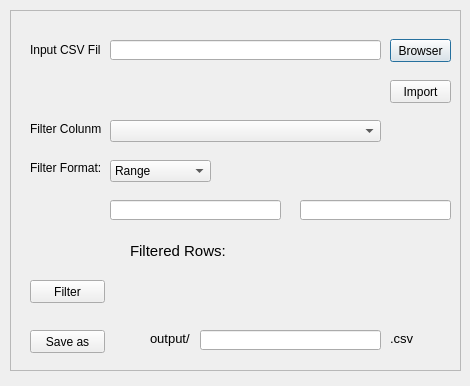
<?xml version="1.0" encoding="UTF-8"?>
<ui version="4.0">
 <class>Dialog</class>
 <widget class="QDialog" name="Dialog">
  <property name="geometry">
   <rect>
    <x>0</x>
    <y>0</y>
    <width>470</width>
    <height>386</height>
   </rect>
  </property>
  <property name="windowTitle">
   <string>Dialog</string>
  </property>
  <widget class="QFrame" name="frame">
   <property name="geometry">
    <rect>
     <x>10</x>
     <y>10</y>
     <width>451</width>
     <height>361</height>
    </rect>
   </property>
   <property name="frameShape">
    <enum>QFrame::StyledPanel</enum>
   </property>
   <property name="frameShadow">
    <enum>QFrame::Raised</enum>
   </property>
   <widget class="QLineEdit" name="inputFileName">
    <property name="geometry">
     <rect>
      <x>100</x>
      <y>30</y>
      <width>271</width>
      <height>20</height>
     </rect>
    </property>
   </widget>
   <widget class="QLabel" name="label">
    <property name="geometry">
     <rect>
      <x>20</x>
      <y>30</y>
      <width>71</width>
      <height>20</height>
     </rect>
    </property>
    <property name="text">
     <string>Input CSV File:</string>
    </property>
   </widget>
   <widget class="QPushButton" name="browser">
    <property name="geometry">
     <rect>
      <x>380</x>
      <y>29</y>
      <width>61</width>
      <height>23</height>
     </rect>
    </property>
    <property name="text">
     <string>Browser</string>
    </property>
   </widget>
   <widget class="QLabel" name="label_2">
    <property name="geometry">
     <rect>
      <x>20</x>
      <y>111</y>
      <width>71</width>
      <height>16</height>
     </rect>
    </property>
    <property name="text">
     <string>Filter Colunm:</string>
    </property>
   </widget>
   <widget class="QComboBox" name="filterColunm">
    <property name="geometry">
     <rect>
      <x>100</x>
      <y>110</y>
      <width>271</width>
      <height>22</height>
     </rect>
    </property>
   </widget>
   <widget class="QLabel" name="label_3">
    <property name="geometry">
     <rect>
      <x>20</x>
      <y>150</y>
      <width>71</width>
      <height>16</height>
     </rect>
    </property>
    <property name="text">
     <string>Filter Format:</string>
    </property>
   </widget>
   <widget class="QComboBox" name="filterFormat">
    <property name="geometry">
     <rect>
      <x>100</x>
      <y>150</y>
      <width>101</width>
      <height>22</height>
     </rect>
    </property>
    <item>
     <property name="text">
      <string>Range</string>
     </property>
    </item>
    <item>
     <property name="text">
      <string>Same</string>
     </property>
    </item>
    <item>
     <property name="text">
      <string>Like</string>
     </property>
    </item>
   </widget>
   <widget class="QLineEdit" name="startValue">
    <property name="geometry">
     <rect>
      <x>100</x>
      <y>190</y>
      <width>171</width>
      <height>20</height>
     </rect>
    </property>
   </widget>
   <widget class="QLineEdit" name="endValue">
    <property name="geometry">
     <rect>
      <x>290</x>
      <y>190</y>
      <width>151</width>
      <height>20</height>
     </rect>
    </property>
   </widget>
   <widget class="QPushButton" name="filterBtn">
    <property name="geometry">
     <rect>
      <x>20</x>
      <y>270</y>
      <width>75</width>
      <height>23</height>
     </rect>
    </property>
    <property name="text">
     <string>Filter</string>
    </property>
   </widget>
   <widget class="QLabel" name="label_4">
    <property name="geometry">
     <rect>
      <x>120</x>
      <y>233</y>
      <width>101</width>
      <height>16</height>
     </rect>
    </property>
    <property name="font">
     <font>
      <pointsize>11</pointsize>
     </font>
    </property>
    <property name="text">
     <string>Filtered Rows: </string>
    </property>
   </widget>
   <widget class="QLabel" name="selectedRows">
    <property name="geometry">
     <rect>
      <x>250</x>
      <y>230</y>
      <width>141</width>
      <height>20</height>
     </rect>
    </property>
    <property name="font">
     <font>
      <pointsize>11</pointsize>
     </font>
    </property>
    <property name="text">
     <string/>
    </property>
   </widget>
   <widget class="QPushButton" name="saveBtn">
    <property name="geometry">
     <rect>
      <x>20</x>
      <y>320</y>
      <width>75</width>
      <height>23</height>
     </rect>
    </property>
    <property name="text">
     <string>Save as</string>
    </property>
   </widget>
   <widget class="QLineEdit" name="outputFileName">
    <property name="geometry">
     <rect>
      <x>190</x>
      <y>320</y>
      <width>181</width>
      <height>20</height>
     </rect>
    </property>
   </widget>
   <widget class="QPushButton" name="importBtn">
    <property name="geometry">
     <rect>
      <x>380</x>
      <y>70</y>
      <width>61</width>
      <height>23</height>
     </rect>
    </property>
    <property name="text">
     <string>Import</string>
    </property>
   </widget>
   <widget class="QLabel" name="importedCsvFile">
    <property name="geometry">
     <rect>
      <x>100</x>
      <y>70</y>
      <width>271</width>
      <height>20</height>
     </rect>
    </property>
    <property name="text">
     <string/>
    </property>
   </widget>
   <widget class="QLabel" name="label_5">
    <property name="geometry">
     <rect>
      <x>140</x>
      <y>320</y>
      <width>51</width>
      <height>16</height>
     </rect>
    </property>
    <property name="font">
     <font>
      <pointsize>10</pointsize>
     </font>
    </property>
    <property name="text">
     <string>output/</string>
    </property>
   </widget>
   <widget class="QLabel" name="label_6">
    <property name="geometry">
     <rect>
      <x>380</x>
      <y>320</y>
      <width>51</width>
      <height>16</height>
     </rect>
    </property>
    <property name="font">
     <font>
      <pointsize>10</pointsize>
     </font>
    </property>
    <property name="text">
     <string>.csv</string>
    </property>
   </widget>
  </widget>
 </widget>
 <resources/>
 <connections/>
</ui>
